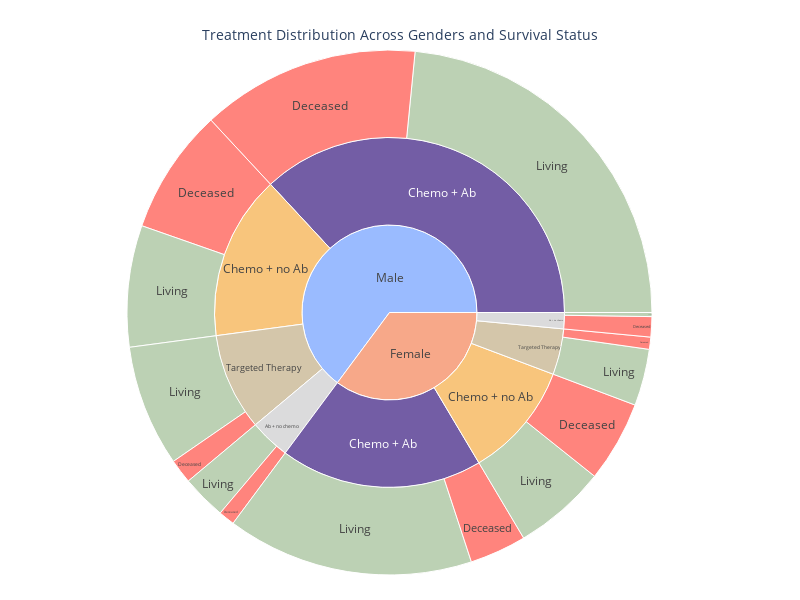

The notebook cell this image was saved under:
### Code cell
new_df = df[['SEX', 'TREATMENT_AFTER_SAMPLING', 'OS_STATUS']].dropna()
new_df = new_df[new_df['TREATMENT_AFTER_SAMPLING'] != "Unknown"]
new_df['OS_STATUS'] = new_df['OS_STATUS'].replace({"1:DECEASED": "Deceased", "0:LIVING": "Living"})

# Step 1: Group data and count occurrences
sunburst_data = new_df.groupby(['SEX', 'TREATMENT_AFTER_SAMPLING', 'OS_STATUS']).size().reset_index(name='count')

# Step 2: Normalize treatment percentages separately within each gender (sum of treatments per gender = 100)
sunburst_data['treatment_percentage'] = sunburst_data.groupby('SEX')['count'].transform(lambda x: round((x / x.sum()) * 100, 1))

# Step 3: Normalize OS percentages within each (Gender + Treatment) group (sum of OS per gender+treatment = 100)
sunburst_data['os_percentage'] = sunburst_data.groupby(['SEX', 'TREATMENT_AFTER_SAMPLING'])['count'].transform(lambda x: round((x / x.sum()) * 100, 1))


display(sunburst_data.head())


# Define custom colors for treatments & OS status
treatment_colors = {
    'Female': '#f7a889',
    'Male': '#9abbff',
    'Chemo + Ab': '#735DA5',
    'Chemo + no Ab': '#f8c57c',
    'Targeted Therapy':'#D4C6AA', # '#d3c7a2',
    'Ab + no chemo': '#DBDBDC',
    'Living': '#A1BE95',
    'Deceased': '#ff5147' # '#e26952',
}

# Create the Sunburst chart
fig = px.sunburst(
    sunburst_data,
    path=['SEX', 'TREATMENT_AFTER_SAMPLING', 'OS_STATUS'],  # Hierarchy
    values='count',  
    color='OS_STATUS',  # Fix OS coloring to Living/Deceased
    color_discrete_map=treatment_colors,  # Apply colors correctly
    title="Treatment Distribution Across Genders and Survival Status",
)


# Update traces: Remove labels, show only percentages inside the circle
fig.update_traces(
    textinfo="label",  # Show only percentages
    # texttemplate = '%{percentRoot:.1%}'
    textfont=dict(size=12),
    insidetextorientation="horizontal", 

    )

# color_mapping = {'0': "#708090", '1': "#006400", 'female': "#c71585", 'male': "#0000cd"}
fig.update_traces(marker_colors=[treatment_colors[cat] for cat in fig.data[-1].labels])

# Manually create legend using annotations

y = [0.9, 0.84, 0.78, 0.72, 0.635, 0.57, 0.51, 0.45]
# for i, (treatment, color) in enumerate(treatment_colors.items()):
    # y = y + [round(0.9 - i * 0.06, 2)]
print(y)

legend_annotations = [
    dict(
        x=1, y=y[i],
        text=treatment, showarrow=False, 
        font=dict(color='black' if i != 2 else "white", size=12),
        bgcolor=color, borderpad=4
    )
    for i, (treatment, color) in enumerate(treatment_colors.items())
]


# Update layout for better aesthetics
fig.update_layout(
    # annotations=legend_annotations,
    # showlegend=False,  # Hide default legend
    title_font=dict(size=14),
    margin=dict(t=50, l=4, r=25, b=25),  # Adjust margins
    height=600,
    width=800,
    font=dict(size=14),
    # paper_bgcolor='rgba(255, 255, 255, 0.8)',
    # plot_bgcolor='rgba(255, 255, 255, 0.8)',
    title_x=0.5,
    title_y=0.95,
    
)
fig.show()

### Figure 1 — Plotly figure (JSON) as saved in the notebook; plotly's stock layout.template omitted (floating-point values rounded to 4 significant figures)
{"data": [{"branchvalues": "total", "customdata": [["(?)"], ["(?)"], ["(?)"], ["(?)"], ["(?)"], ["(?)"], ["(?)"], ["(?)"], ["(?)"], ["(?)"], ["Deceased"], ["Deceased"], ["Deceased"], ["Deceased"], ["Deceased"], ["Deceased"], ["Deceased"], ["Deceased"], ["Living"], ["Living"], ["Living"], ["Living"], ["Living"], ["Living"], ["Living"], ["Living"]], "domain": {"x": [0, 1], "y": [0, 1]}, "hovertemplate": "labels=%{label}<br>count=%{value}<br>parent=%{parent}<br>id=%{id}<br>OS_STATUS=%{customdata[0]}<extra></extra>", "ids": ["Male", "Male/Targeted Therapy", "Male/Chemo + no Ab", "Male/Chemo + Ab", "Male/Ab + no chemo", "Female/Targeted Therapy", "Female/Chemo + no Ab", "Female/Chemo + Ab", "Female/Ab + no chemo", "Female", "Male/Targeted Therapy/Deceased", "Female/Ab + no chemo/Deceased", "Male/Chemo + Ab/Deceased", "Male/Ab + no chemo/Deceased", "Female/Targeted Therapy/Deceased", "Female/Chemo + no Ab/Deceased", "Female/Chemo + Ab/Deceased", "Male/Chemo + no Ab/Deceased", "Male/Chemo + no Ab/Living", "Male/Ab + no chemo/Living", "Male/Targeted Therapy/Living", "Female/Targeted Therapy/Living", "Female/Chemo + no Ab/Living", "Female/Chemo + Ab/Living", "Female/Ab + no chemo/Living", "Male/Chemo + Ab/Living"], "insidetextorientation": "horizontal", "labels": ["Male", "Targeted Therapy", "Chemo + no Ab", "Chemo + Ab", "Ab + no chemo", "Targeted Therapy", "Chemo + no Ab", "Chemo + Ab", "Ab + no chemo", "Female", "Deceased", "Deceased", "Deceased", "Deceased", "Deceased", "Deceased", "Deceased", "Deceased", "Living", "Living", "Living", "Living", "Living", "Living", "Living", "Living"], "marker": {"colors": ["#9abbff", "#D4C6AA", "#f8c57c", "#735DA5", "#DBDBDC", "#D4C6AA", "#f8c57c", "#735DA5", "#DBDBDC", "#f7a889", "#ff5147", "#ff5147", "#ff5147", "#ff5147", "#ff5147", "#ff5147", "#ff5147", "#ff5147", "#A1BE95", "#A1BE95", "#A1BE95", "#A1BE95", "#A1BE95", "#A1BE95", "#A1BE95", "#A1BE95"]}, "name": "", "parents": ["", "Male", "Male", "Male", "Male", "Female", "Female", "Female", "Female", "", "Male/Targeted Therapy", "Female/Ab + no chemo", "Male/Chemo + Ab", "Male/Ab + no chemo", "Female/Targeted Therapy", "Female/Chemo + no Ab", "Female/Chemo + Ab", "Male/Chemo + no Ab", "Male/Chemo + no Ab", "Male/Ab + no chemo", "Male/Targeted Therapy", "Female/Targeted Therapy", "Female/Chemo + no Ab", "Female/Chemo + Ab", "Female/Ab + no chemo", "Male/Chemo + Ab"], "textfont": {"size": 12}, "textinfo": "label", "type": "sunburst", "values": [260.0, 36.0, 61.0, 148.0, 15.0, 17.0, 43.0, 75.0, 6.0, 141.0, 6.0, 5.0, 54.0, 4.0, 3.0, 20.0, 14.0, 31.0, 30.0, 11.0, 30.0, 14.0, 23.0, 61.0, 1.0, 94.0]}], "layout": {"font": {"size": 14}, "height": 600, "legend": {"tracegroupgap": 0}, "margin": {"b": 25, "l": 4, "r": 25, "t": 50}, "title": {"font": {"size": 14}, "text": "Treatment Distribution Across Genders and Survival Status", "x": 0.5, "y": 0.95}, "width": 800}}
